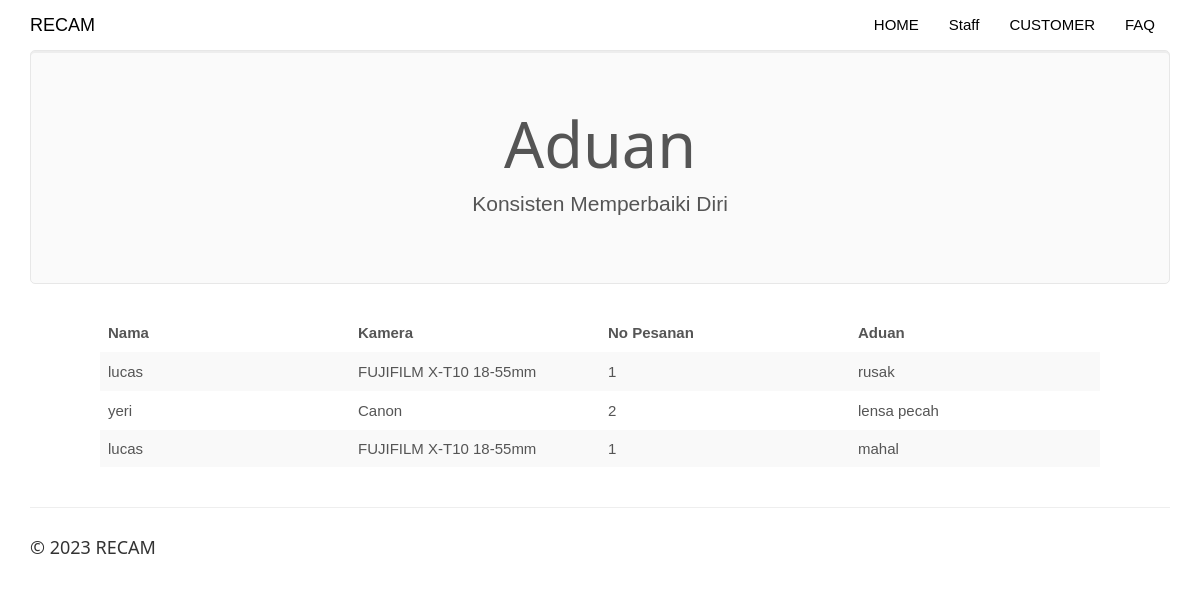
/viewaduan.php, run on the app's committed database.
### tables this page shows
CREATE TABLE `aduan` (
  `id` int(11) NOT NULL,
  `customer_username` varchar(35) NOT NULL,
  `camera_name` varchar(50) NOT NULL,
  `number` varchar(12) NOT NULL,
  `aduan` varchar(1000) NOT NULL
);

### viewaduan.php (the view, shortened to what this page needs)
<!DOCTYPE html>
<html>
<?php
$conn = Connect();
?>
<head>
    <link rel="stylesheet" href="assets/bootstrap/css/bootstrap.min.css">
    <link rel="stylesheet" href="assets/fonts/font-awesome.min.css">
    <link rel="stylesheet" href="assets/w3css/w3.css">
    <link rel="stylesheet" type="text/css" href="assets/css/customerlogin.css">
    <link rel="stylesheet" type="text/css" media="screen" href="assets/css/clientpage.css" />
</head>
<body id="page-top" data-spy="scroll" data-target=".navbar-fixed-top">
    <nav class="navbar navbar-custom navbar-fixed-top" role="navigation" style="color: black">
        <div class="container">
            <div class="navbar-header">
                <a class="navbar-brand page-scroll" href="index.php">
                    RECAM </a>
            </div>
            <?php
            if (isset($_SESSION['login_client'])) {
            ?>
                <div class="collapse navbar-collapse navbar-right navbar-main-collapse">
                    <ul class="nav navbar-nav">
                        <li>
                            <a href="index.php">HOME</a>
                        </li>
                        <li>
                            <a href="#"><span class="glyphicon glyphicon-user"></span> Halo <?php echo $_SESSION['login_client']; ?></a>
                        </li>
                        <li>
                            <ul class="nav navbar-nav navbar-right">
                                <li><a href="#" class="dropdown-toggle active" data-toggle="dropdown" role="button" aria-haspopup="true" aria-expanded="false"><span class="glyphicon glyphicon-user"></span> Control Panel <span class="cameraet"></span> </a>
                                    <ul class="dropdown-menu">
                                        <li> <a href="entercamera.php">Tambah kamera</a></li>
                                        <li> <a href="clientview.php">View</a></li>
                                        <li> <a href="viewaduan.php">View Aduan</a></li>
                                    </ul>
                                </li>
                            </ul>
                        </li>
                        <li>
                            <a href="logout.php"><span class="glyphicon glyphicon-log-out"></span> Logout</a>
                        </li>
                    </ul>
                </div>
            <?php
            } else {
            ?>
                <div class="collapse navbar-collapse navbar-right navbar-main-collapse">
                    <ul class="nav navbar-nav">
                        <li>
                            <a href="index.php">HOME</a>
                        </li>
                        <li>
                            <a href="clientlogin.php">Staff</a>
                        </li>
                        <li>
                            <a href="customerlogin.php">CUSTOMER</a>
                        </li>
                        <li>
                            <a href="faq.php"> FAQ </a>
                        </li>
                    </ul>
                </div>
            <?php   }
            ?>
        </div>
    </nav>
    <?php @$login_client = $_SESSION['login_client'];
    $sql1 = "SELECT * FROM aduan";
    $result1 = $conn->query($sql1);
    if (mysqli_num_rows($result1) > 0) {
    ?>
        <div class="container">
            <div class="jumbotron">
                <h1 class="text-center">Aduan</h1>
                <p class="text-center"> Konsisten Memperbaiki Diri </p>
            </div>
        </div>
        <div class="table-responsive" style="padding-left: 100px; padding-right: 100px;">
            <table class="table table-striped">
                <thead class="thead-dark">
                    <tr>
                        <th width="15%">Nama</th>
                        <th width="15%">Kamera</th>
                        <th width="15%">No Pesanan</th>
                        <th width="15%">Aduan</th>
                    </tr>
                </thead>
                <?php
                while ($row = mysqli_fetch_assoc($result1)) {
                ?>
                    <tr>
                        <td><?php echo $row["customer_username"]; ?></td>
                        <td><?php echo $row["camera_name"] ?></td>
                        <td><?php echo $row["number"]; ?></td>
                        <td><?php echo $row["aduan"]; ?> </td>
                    </tr>
                <?php        } ?>
            </table>
        </div>
    <?php
    } ?>
</body>
<footer class="site-footer">
    <div class="container">
        <hr>
        <div class="row">
            <div class="col-sm-6">
                <h5>© <?php echo date("Y"); ?> RECAM</h5>
            </div>
        </div>
    </div>
</footer>
</html>

### assets/w3css/w3.css (style rules this page uses)
*,*:before,*:after { box-sizing:inherit }
html { -ms-text-size-adjust:100%;-webkit-text-size-adjust:100% }
body { margin:0 }
article,aside,details,figcaption,figure,footer,header,main,menu,nav,section,summary { display:block }
a { background-color:transparent;-webkit-text-decoration-skip:objects }
hr { box-sizing:content-box;height:0;overflow:visible }
html,body { font-family:Verdana,sans-serif;font-size:15px;line-height:1.5 }
html { overflow-x:hidden }
h1 { font-size:36px }
h5 { font-size:18px }
h1,h2,h3,h4,h5,h6 { font-family:"Segoe UI",Arial,sans-serif;font-weight:400;margin:10px 0 }
hr { border:0;border-top:1px solid #eee;margin:20px 0 }
a { color:inherit }

### assets/css/customerlogin.css (style rules this page uses)
body, html { height: 100%; }
body { padding-top: 50px; background-size: 100%; }
footer { display: block; }

### data on the page
aduan: customer_username "lucas", camera_name "FUJIFILM X-T10 18-55mm", number "1", aduan "rusak"
aduan: customer_username "yeri", camera_name "Canon", number "2", aduan "lensa pecah"
aduan: customer_username "lucas", camera_name "FUJIFILM X-T10 18-55mm", number "1", aduan "mahal"
